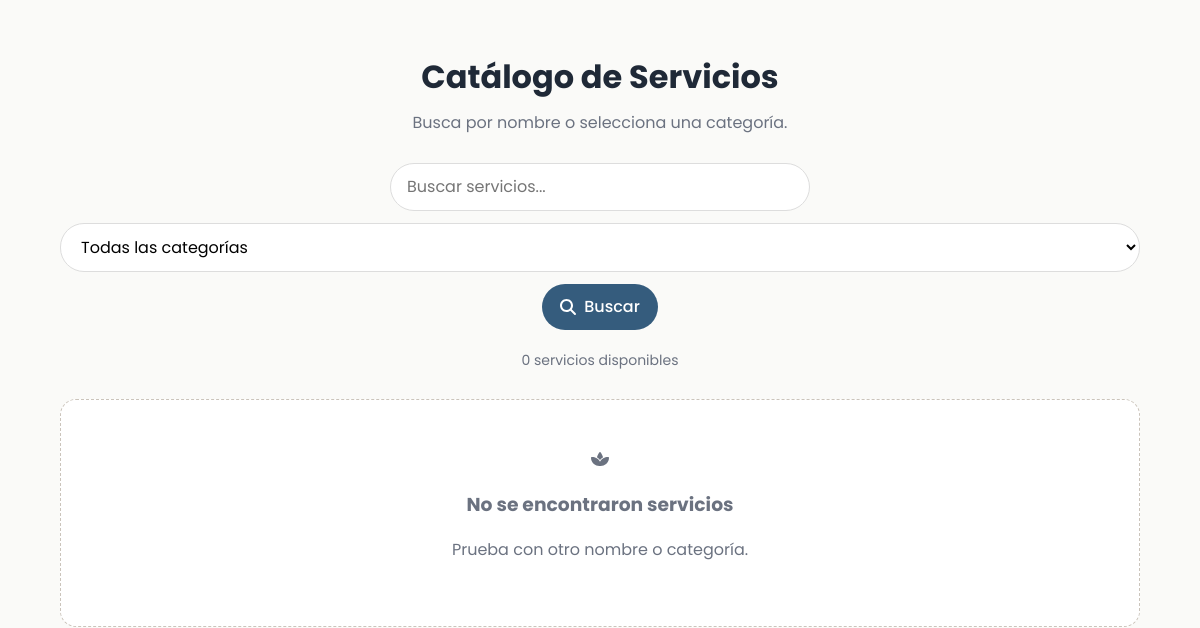
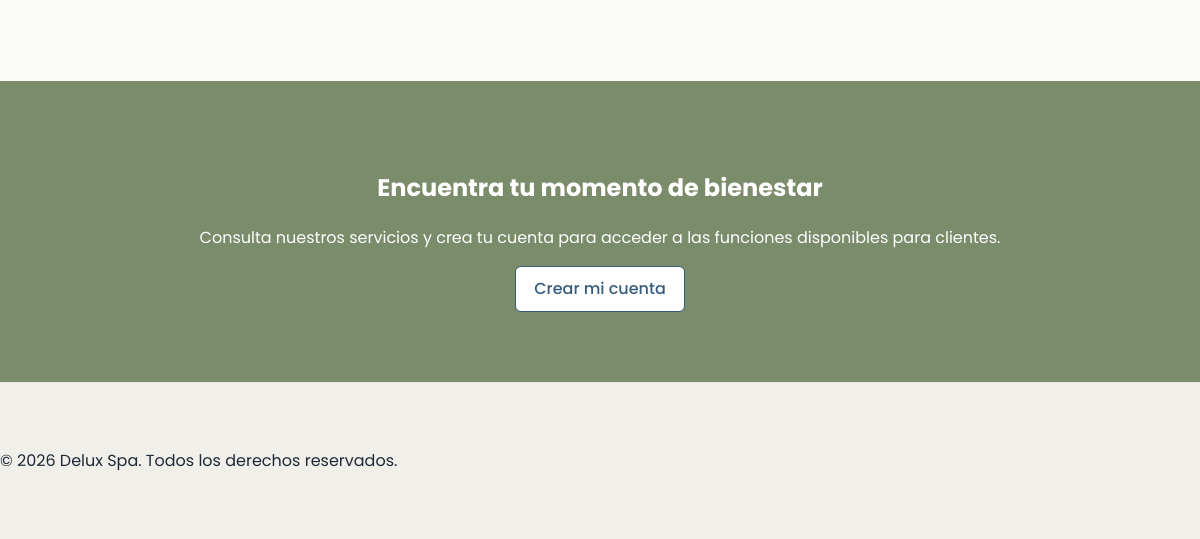
Page /index.php?controller=sitio&action=servicios (lower part) on the earlier database version (2 pictures, top to bottom).
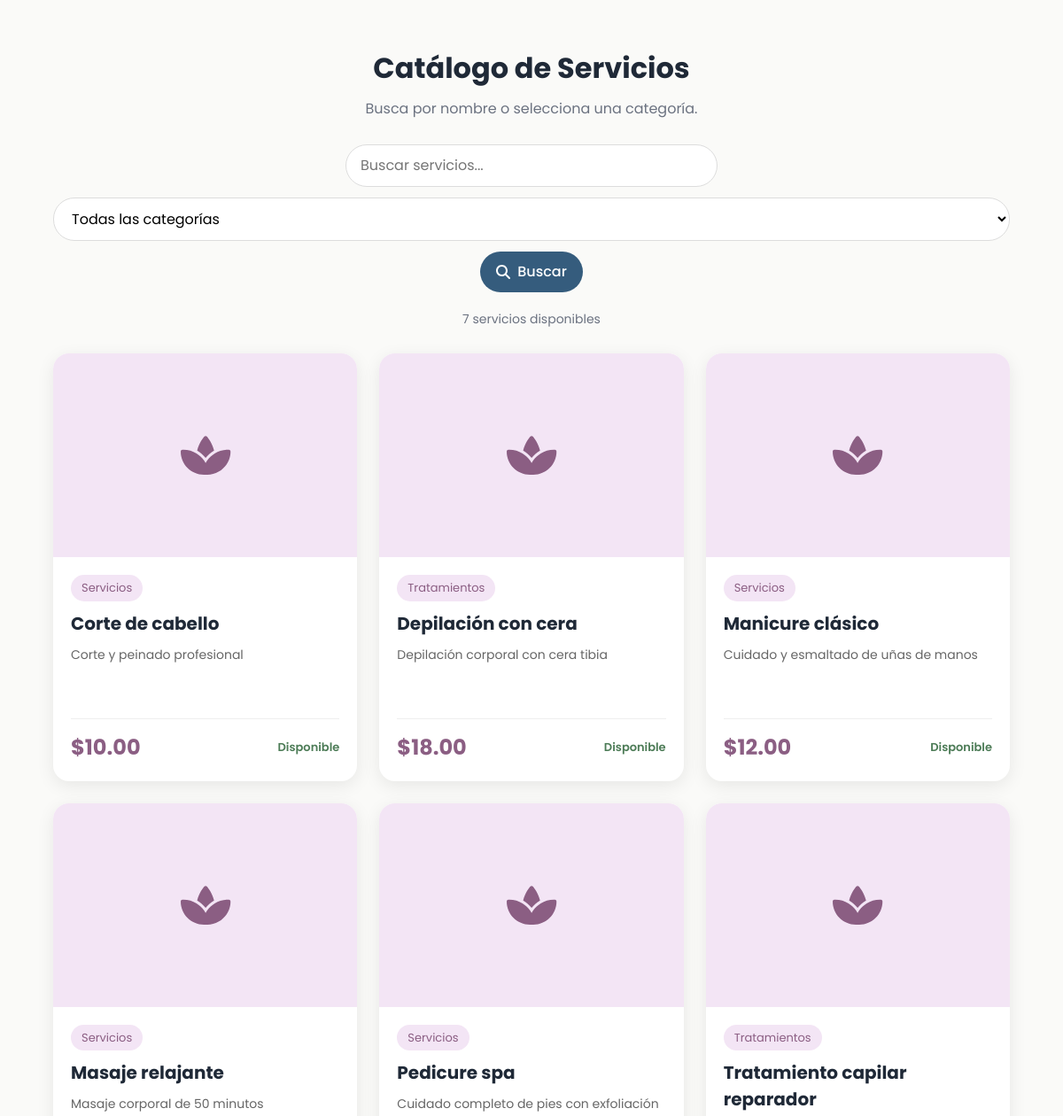
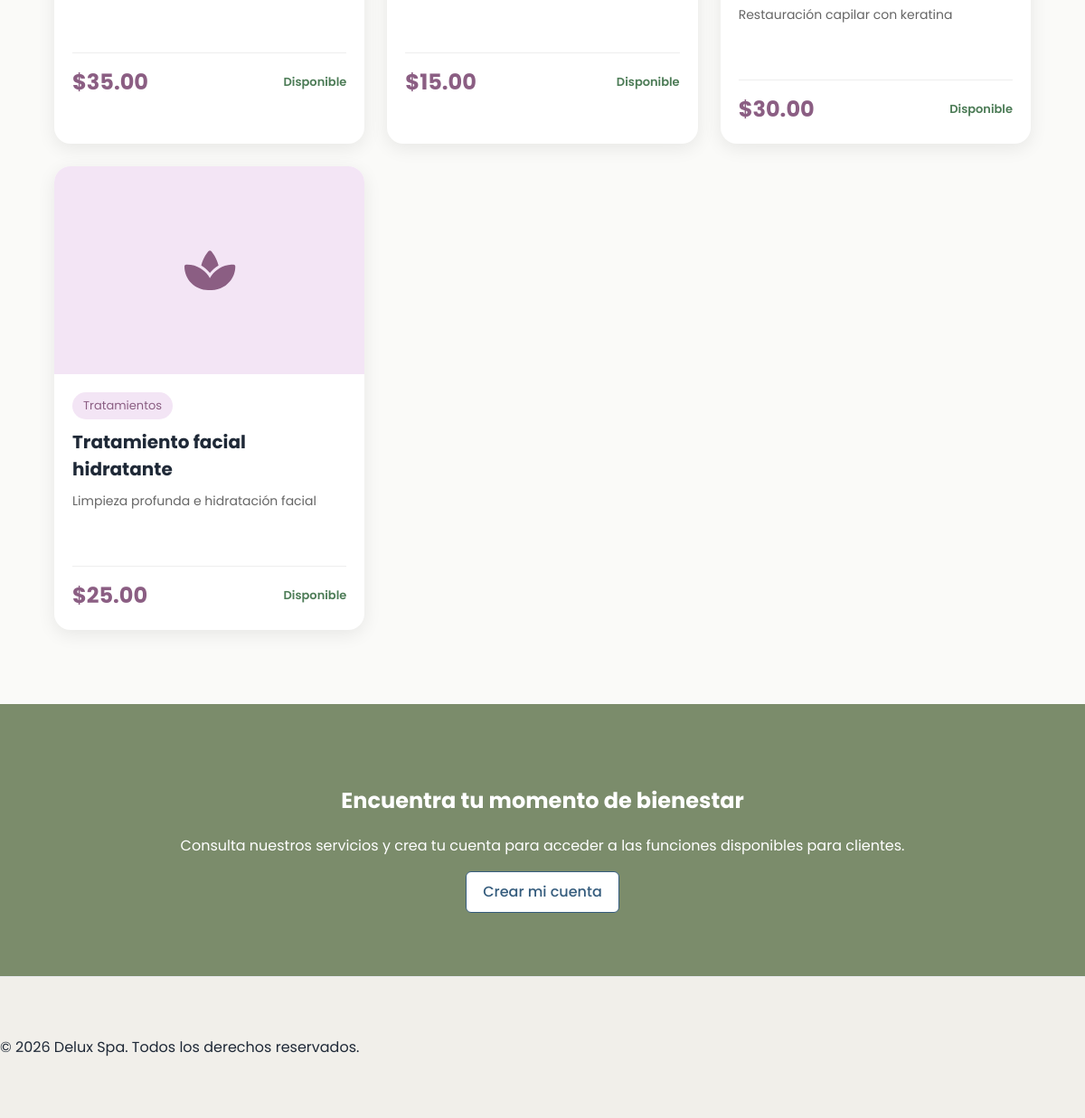
Same page on the later database version (2 pictures, top to bottom).
### tables this page shows
CREATE TABLE servicios (
    id_servicio            INT AUTO_INCREMENT PRIMARY KEY,
    id_categoria_servicio  INT NOT NULL,
    nombre                 VARCHAR(100) NOT NULL,
    descripcion            TEXT NULL,
    precio                 DECIMAL(10,2) NOT NULL,
    disponibilidad         TINYINT(1) NOT NULL DEFAULT 1,
    imagen                 VARCHAR(255) NULL,
    CONSTRAINT fk_servicios_categoria
        FOREIGN KEY (id_categoria_servicio) REFERENCES categorias_servicio(id_categoria_servicio)
        ON UPDATE CASCADE ON DELETE RESTRICT
);

CREATE TABLE categorias_servicio (
    id_categoria_servicio INT AUTO_INCREMENT PRIMARY KEY,
    nombre_categoria      VARCHAR(100) NOT NULL UNIQUE,
    descripcion           VARCHAR(200) NULL,
    estado                TINYINT(1)   NOT NULL DEFAULT 1
);

### controllers/publico/SitioController.php (called while the page is built, shortened)
<?php
require_once "models/dao/Servicios/ServicioDAO.php";
require_once "models/dao/Servicios/CategoriaServicioDAO.php";
class SitioController
{
    private ServicioDAO $servicioDAO;
    public function __construct()
    {
        $this->servicioDAO = new ServicioDAO();
    }
    public function servicios()
    {
        $categoriaDAO = new CategoriaServicioDAO();
        $termino = trim($_GET['termino'] ?? '');
        $idCategoria = (int)($_GET['categoria'] ?? 0);
        $categorias = $categoriaDAO->listarActivas();
        $servicios = $this->servicioDAO->filtrarDisponibles($termino, $idCategoria);
        require_once "views/publico/servicios.php";
    }
}

### index.php (called while the page is built, shortened)
<?php
$action = $_GET['action'] ?? 'inicio';
$controller = new $controllerName();
$controller->$action();

### models/dao/BaseDAO.php (called while the page is built, shortened)
<?php
require_once "config/Database.php";
abstract class BaseDAO
{
    public function __construct()
    {
        $db = new Database();
        $this->conexion = $db->conectar();
    }
}

### config/Database.php (called while the page is built)
<?php
class Database
{
    private string $host = "localhost";
    private string $dbname = "spa_belleza";
    private string $user = "root";
    private string $password = "";
    public function conectar(): PDO
    {
        return new PDO(
            "mysql:host={$this->host};dbname={$this->dbname};charset=utf8mb4",
            $this->user,
            $this->password,
            [
                PDO::ATTR_ERRMODE            => PDO::ERRMODE_EXCEPTION,
                PDO::ATTR_DEFAULT_FETCH_MODE => PDO::FETCH_ASSOC,
                PDO::ATTR_EMULATE_PREPARES   => false
            ]
        );
    }
}

### models/dao/Servicios/ServicioDAO.php (called while the page is built, shortened)
<?php
require_once "models/dao/BaseDAO.php";
require_once "models/dto/Servicios/servicio.php";
class ServicioDAO extends BaseDAO
{
    private function mapearFila(array $fila): Servicio
    {
        return new Servicio(
            (int)$fila['id_servicio'],
            (int)$fila['id_categoria_servicio'],
            $fila['nombre'],
            $fila['descripcion'] !== null ? $fila['descripcion'] : null,
            (float)$fila['precio'],
            (bool)$fila['disponibilidad'],
            $fila['imagen'] !== null ? $fila['imagen'] : null,
            $fila['nombre_categoria']
        );
    }
    public function filtrar(string $termino = '', int $idCategoria = 0, ?int $disponibilidad = null): array
    {
        $servicios = [];
        try {
            $condiciones = [];
            $parametros = [];
            if ($disponibilidad !== null) {
                $condiciones[] = "s.disponibilidad = :disponibilidad";
                $parametros[':disponibilidad'] = $disponibilidad;
            }
            $sql = self::SELECT_BASE;
            if (!empty($condiciones)) {
                $sql .= " WHERE " . implode(' AND ', $condiciones);
            }
            $sql .= " ORDER BY s.nombre";
            $stmt = $this->conexion->prepare($sql);
            $stmt->execute($parametros);
            while ($fila = $stmt->fetch()) {
                $servicios[] = $this->mapearFila($fila);
            }
        } catch (PDOException $e) {
            error_log("Error en ServicioDAO::filtrar -> " . $e->getMessage());
        }
        return $servicios;
    }
    public function filtrarDisponibles(string $termino = '', int $idCategoria = 0): array
    {
        return $this->filtrar($termino, $idCategoria, 1);
    }
}

### models/dao/Servicios/CategoriaServicioDAO.php (called while the page is built, shortened)
<?php
require_once "models/dao/BaseDAO.php";
class CategoriaServicioDAO extends BaseDAO
{
    private function mapearFila(array $fila): CategoriaServicio
    {
        return new CategoriaServicio(
            (int)$fila['id_categoria_servicio'],
            $fila['nombre_categoria'],
            $fila['descripcion'] !== null ? $fila['descripcion'] : null,
            (bool)$fila['estado']
        );
    }
    public function listarActivas(): array
    {
        $categorias = [];
        try {
            $sql = "SELECT *
                    FROM categorias_servicio
                    WHERE estado = 1
                    ORDER BY nombre_categoria";
            $stmt = $this->conexion->prepare($sql);
            $stmt->execute();
            while ($fila = $stmt->fetch()) {
                $categorias[] = $this->mapearFila($fila);
            }
        } catch (PDOException $e) {
            error_log("Error en CategoriaServicioDAO::listarActivas -> " . $e->getMessage());
        }
        return $categorias;
    }
}

### models/dto/Servicios/servicio.php (called while the page is built, shortened)
<?php
class Servicio
{
    private string $nombre;
    private ?string $descripcion;
    private float $precio;
    private ?string $imagen;
    private string $nombreCategoria;
    public function __construct(
        ?int $idServicio = null,
        int $idCategoriaServicio = 0,
        string $nombre = '',
        ?string $descripcion = null,
        float $precio = 0.0,
        bool $disponibilidad = true,
        ?string $imagen = null,
        string $nombreCategoria = ''
    ) {
        $this->nombre = $nombre;
        $this->descripcion = $descripcion;
        $this->precio = $precio;
        $this->imagen = $imagen;
        $this->nombreCategoria = $nombreCategoria;
    }
    public function getNombre(): string
    {
        return $this->nombre;
    }
    public function getDescripcion(): ?string
    {
        return $this->descripcion;
    }
    public function getPrecio(): float
    {
        return $this->precio;
    }
    public function getImagen(): ?string
    {
        return $this->imagen;
    }
    public function getNombreCategoria(): string
    {
        return $this->nombreCategoria;
    }
}

### views/publico/servicios.php (the view, shortened to what the changed rows need)
<?php
$termino = isset($termino) ? $termino : '';
$servicios = isset($servicios) ? $servicios : [];
require_once "views/layouts/header_publico.php";
?>
<main>
    <section class="services-catalog" id="catalogo-servicios">
        <div class="container">
            <div class="services-catalog-header">
                <h2>Catálogo de Servicios</h2>
                <p>Busca por nombre o selecciona una categoría.</p>
            </div>
            <form action="index.php" method="GET" class="services-filters">
                <input
                    type="search"
                    name="termino"
                    placeholder="Buscar servicios..."
                    value="<?= htmlspecialchars($termino) ?>"
                >
                <select name="categoria">
                </select>
                <button type="submit" class="btn btn-primary">
                </button>
            </form>
            <p class="services-results">
                <?= count($servicios) ?> servicio<?= count($servicios) === 1 ? '' : 's' ?> disponible<?= count($servicios) === 1 ? '' : 's' ?>
            </p>
            <div class="services-grid">
                <?php if (!empty($servicios)): ?>
                    <?php foreach ($servicios as $servicio): ?>
                        <article class="service-card">
                            <?php if ($servicio->getImagen()): ?>
                                <img
                                    src="<?= htmlspecialchars($servicio->getImagen()) ?>"
                                    alt="<?= htmlspecialchars($servicio->getNombre()) ?>"
                                >
                            <?php else: ?>
                                <div class="service-placeholder">
                                    <i class="fa-solid fa-spa"></i>
                                </div>
                            <?php endif; ?>
                            <div class="service-info">
                                <span class="service-category"><?= htmlspecialchars($servicio->getNombreCategoria()) ?></span>
                                <h3><?= htmlspecialchars($servicio->getNombre()) ?></h3>
                                <p><?= htmlspecialchars($servicio->getDescripcion() ?? 'Tratamiento profesional para tu cuidado y bienestar.') ?></p>
                                <div class="service-footer">
                                    <strong>$<?= number_format($servicio->getPrecio(), 2) ?></strong>
                                    <span class="service-status">Disponible</span>
                                </div>
                            </div>
                        </article>
                    <?php endforeach; ?>
                <?php else: ?>
                    <div class="services-empty">
                        <i class="fa-solid fa-spa"></i>
                        <h3>No se encontraron servicios</h3>
                        <p>Prueba con otro nombre o categoría.</p>
                    </div>
                <?php endif; ?>
            </div>
        </div>
    </section>
    <section class="cta">
        <h2>Encuentra tu momento de bienestar</h2>
    </section>
</main>
<?php require_once "views/layouts/footer.php"; ?>

Differences in the rows shown:
added servicios: id_categoria_servicio.nombre_categoria "Servicios", nombre "Corte de cabello", descripcion "Corte y peinado profesional", precio "10.00"
added servicios: id_categoria_servicio.nombre_categoria "Tratamientos", nombre "Depilación con cera", descripcion "Depilación corporal con cera tibia", precio "18.00"
added servicios: id_categoria_servicio.nombre_categoria "Servicios", nombre "Manicure clásico", descripcion "Cuidado y esmaltado de uñas de manos", precio "12.00"
added servicios: id_categoria_servicio.nombre_categoria "Servicios", nombre "Masaje relajante", descripcion "Masaje corporal de 50 minutos", precio "35.00"
added servicios: id_categoria_servicio.nombre_categoria "Servicios", nombre "Pedicure spa", descripcion "Cuidado completo de pies con exfoliación", precio "15.00"
added servicios: id_categoria_servicio.nombre_categoria "Tratamientos", nombre "Tratamiento capilar reparador", descripcion "Restauración capilar con keratina", precio "30.00"
added servicios: id_categoria_servicio.nombre_categoria "Tratamientos", nombre "Tratamiento facial hidratante", descripcion "Limpieza profunda e hidratación facial", precio "25.00"
Other differences:
count($servicios): "0" → "7"
text no longer shown: "No se encontraron servicios Prueba con otro nombre o categoría."
